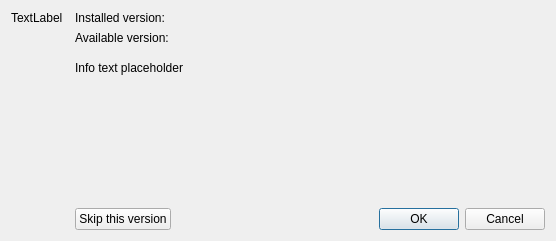
<?xml version="1.0" encoding="UTF-8"?>
<ui version="4.0">
 <class>AppImageUpdateAvailableDialogUi</class>
 <widget class="QDialog" name="AppImageUpdateAvailableDialogUi">
  <property name="geometry">
   <rect>
    <x>0</x>
    <y>0</y>
    <width>556</width>
    <height>241</height>
   </rect>
  </property>
  <property name="sizePolicy">
   <sizepolicy hsizetype="Minimum" vsizetype="MinimumExpanding">
    <horstretch>0</horstretch>
    <verstretch>0</verstretch>
   </sizepolicy>
  </property>
  <property name="windowTitle">
   <string extracomment="AppImage update available dialog">Update available</string>
  </property>
  <layout class="QHBoxLayout" name="horizontalLayout">
   <item>
    <layout class="QVBoxLayout" name="verticalLayout_2">
     <property name="sizeConstraint">
      <enum>QLayout::SetMinimumSize</enum>
     </property>
     <item>
      <widget class="QLabel" name="appIconLabel">
       <property name="text">
        <string>TextLabel</string>
       </property>
      </widget>
     </item>
     <item>
      <spacer name="verticalSpacer_2">
       <property name="orientation">
        <enum>Qt::Vertical</enum>
       </property>
       <property name="sizeHint" stdset="0">
        <size>
         <width>20</width>
         <height>40</height>
        </size>
       </property>
      </spacer>
     </item>
    </layout>
   </item>
   <item>
    <layout class="QVBoxLayout" name="verticalLayout">
     <property name="leftMargin">
      <number>6</number>
     </property>
     <item>
      <widget class="QLabel" name="installedVersionLabel">
       <property name="sizePolicy">
        <sizepolicy hsizetype="MinimumExpanding" vsizetype="Fixed">
         <horstretch>0</horstretch>
         <verstretch>0</verstretch>
        </sizepolicy>
       </property>
       <property name="text">
        <string notr="true">Installed version:</string>
       </property>
      </widget>
     </item>
     <item>
      <widget class="QLabel" name="availableVersionLabel">
       <property name="sizePolicy">
        <sizepolicy hsizetype="MinimumExpanding" vsizetype="Fixed">
         <horstretch>0</horstretch>
         <verstretch>0</verstretch>
        </sizepolicy>
       </property>
       <property name="text">
        <string notr="true">Available version:</string>
       </property>
      </widget>
     </item>
     <item>
      <spacer name="verticalSpacer">
       <property name="orientation">
        <enum>Qt::Vertical</enum>
       </property>
       <property name="sizeType">
        <enum>QSizePolicy::Minimum</enum>
       </property>
       <property name="sizeHint" stdset="0">
        <size>
         <width>20</width>
         <height>10</height>
        </size>
       </property>
      </spacer>
     </item>
     <item>
      <widget class="QLabel" name="infoLabel">
       <property name="sizePolicy">
        <sizepolicy hsizetype="MinimumExpanding" vsizetype="MinimumExpanding">
         <horstretch>0</horstretch>
         <verstretch>0</verstretch>
        </sizepolicy>
       </property>
       <property name="minimumSize">
        <size>
         <width>350</width>
         <height>10</height>
        </size>
       </property>
       <property name="text">
        <string notr="true">Info text placeholder</string>
       </property>
       <property name="alignment">
        <set>Qt::AlignLeading|Qt::AlignLeft|Qt::AlignTop</set>
       </property>
       <property name="wordWrap">
        <bool>true</bool>
       </property>
      </widget>
     </item>
     <item>
      <layout class="QHBoxLayout" name="horizontalLayout_2">
       <property name="topMargin">
        <number>10</number>
       </property>
       <item>
        <widget class="QPushButton" name="skipButton">
         <property name="text">
          <string>Skip this version</string>
         </property>
        </widget>
       </item>
       <item>
        <widget class="QDialogButtonBox" name="buttonBox">
         <property name="orientation">
          <enum>Qt::Horizontal</enum>
         </property>
         <property name="standardButtons">
          <set>QDialogButtonBox::Cancel|QDialogButtonBox::Ok</set>
         </property>
        </widget>
       </item>
      </layout>
     </item>
    </layout>
   </item>
  </layout>
 </widget>
 <resources/>
 <connections>
  <connection>
   <sender>buttonBox</sender>
   <signal>accepted()</signal>
   <receiver>AppImageUpdateAvailableDialogUi</receiver>
   <slot>accept()</slot>
   <hints>
    <hint type="sourcelabel">
     <x>248</x>
     <y>254</y>
    </hint>
    <hint type="destinationlabel">
     <x>157</x>
     <y>274</y>
    </hint>
   </hints>
  </connection>
  <connection>
   <sender>buttonBox</sender>
   <signal>rejected()</signal>
   <receiver>AppImageUpdateAvailableDialogUi</receiver>
   <slot>reject()</slot>
   <hints>
    <hint type="sourcelabel">
     <x>316</x>
     <y>260</y>
    </hint>
    <hint type="destinationlabel">
     <x>286</x>
     <y>274</y>
    </hint>
   </hints>
  </connection>
 </connections>
</ui>
